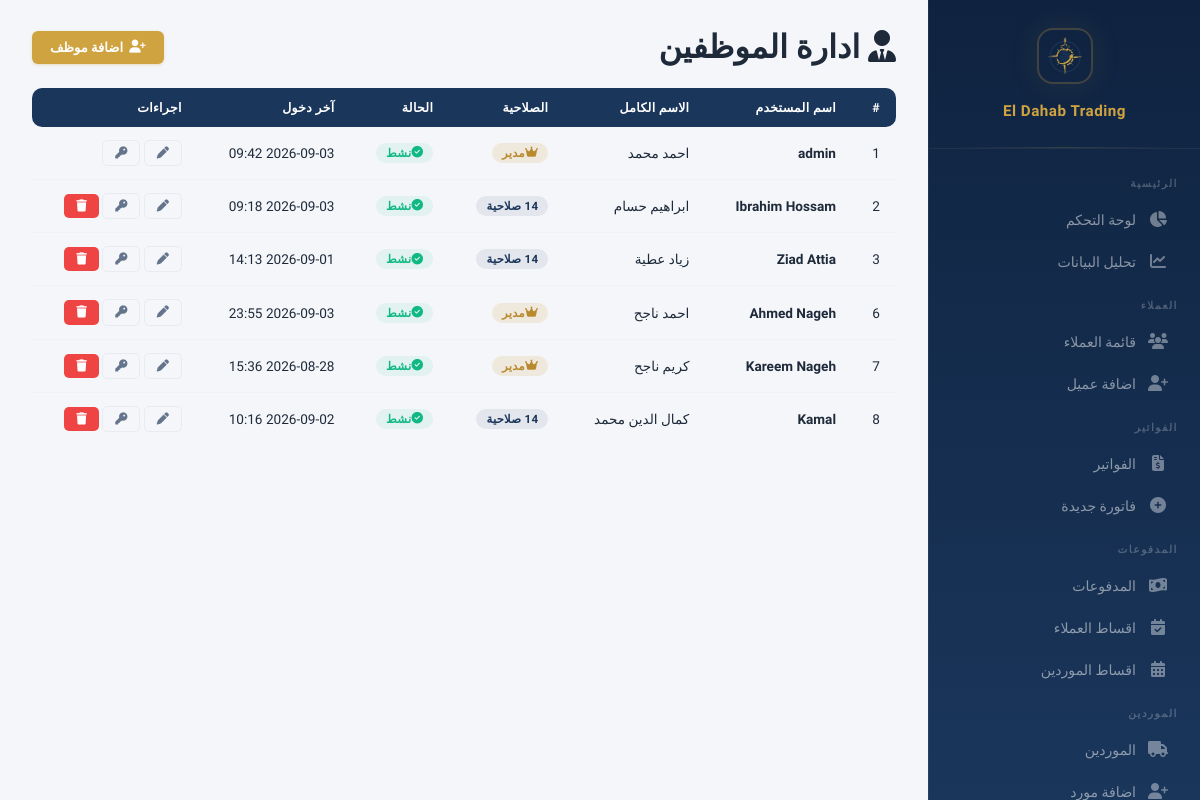
/employees (signed in), run on an earlier commit of the app's database.
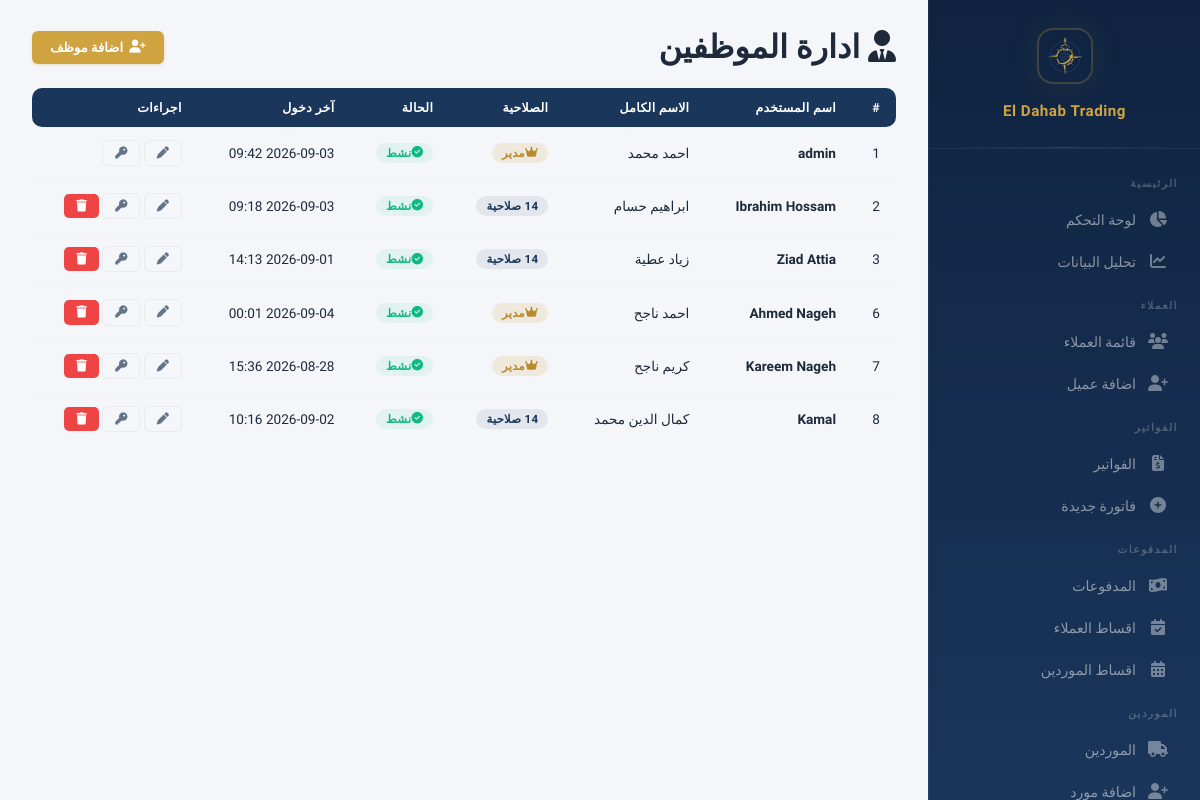
And on a later commit of the database.
### models.py (models this page shows, shortened)
class User(db.Model):
    __tablename__ = 'users'
    id = db.Column(db.Integer, primary_key=True)
    username = db.Column(db.String(80), unique=True, nullable=False)
    password_hash = db.Column(db.String(256), nullable=False)
    full_name = db.Column(db.String(200))
    is_admin = db.Column(db.Boolean, default=False)
    is_active = db.Column(db.Boolean, default=True)
    created_at = db.Column(db.DateTime, default=datetime.utcnow)
    last_login = db.Column(db.DateTime)
    permissions = db.relationship('UserPermission', backref='user', lazy=True, cascade='all, delete-orphan')
    def has_permission(self, page):
        if self.is_admin:
            return True
        return any(p.page == page for p in self.permissions)

### app.py (the view)
@app.route('/employees')
@login_required
def employees_list():
    if not current_user().is_admin:
        flash('ليس لديك صلاحية', 'danger')
        return redirect(url_for('dashboard'))
    users = User.query.order_by(User.id).all()
    return render_template('employees_list.html', users=users, PAGES=PAGES)

### app.py (called while the page is built)
@app.context_processor
def inject_payment_methods():
    return {'PAYMENT_METHODS': PAYMENT_METHODS}

@app.before_request
def check_session_expiry():
    if 'user_id' in session and session.get('expires_at'):
        if datetime.utcnow().timestamp() > session['expires_at']:
            session.clear()
            flash('انتهت الجلسة، يرجى تسجيل الدخول مرة اخرى', 'warning')
            return redirect(url_for('login'))

@app.context_processor
def inject_user():
    if not hasattr(g, 'current_user'):
        g.current_user = db.session.get(User, session['user_id']) if 'user_id' in session else None
    return dict(current_user=g.current_user)

def current_user():
    if 'user_id' in session:
        return User.query.get(session['user_id'])
    return None

### templates/employees_list.html (shortened to what this page needs)
{% extends "base.html" %}
{% block content %}
<div class="page-header" style="display:flex;justify-content:space-between;align-items:center;flex-wrap:wrap;gap:12px;">
    <h1><i class="fa-solid fa-user-tie"></i> ادارة الموظفين</h1>
    <a href="{{ url_for('employee_add') }}" class="btn btn-gold"><i class="fa-solid fa-user-plus"></i> اضافة موظف</a>
</div>
<div class="table-responsive">
    <table class="table">
        <thead>
            <tr>
                <th>#</th>
                <th>اسم المستخدم</th>
                <th>الاسم الكامل</th>
                <th>الصلاحية</th>
                <th>الحالة</th>
                <th>آخر دخول</th>
                <th>اجراءات</th>
            </tr>
        </thead>
        <tbody>
            {% for u in users %}
            <tr>
                <td>{{ u.id }}</td>
                <td><strong>{{ u.username }}</strong></td>
                <td>{{ u.full_name or '-' }}</td>
                <td>
                    {% if u.is_admin %}
                        <span class="badge badge-gold"><i class="fa-solid fa-crown"></i> مدير</span>
                    {% else %}
                        <span class="badge badge-navy">{{ u.permissions | length }} صلاحية</span>
                    {% endif %}
                </td>
                <td>
                    {% if u.is_active %}
                        <span class="badge badge-success"><i class="fa-solid fa-check-circle"></i> نشط</span>
                    {% else %}
                        <span class="badge badge-danger"><i class="fa-solid fa-ban"></i> معطل</span>
                    {% endif %}
                </td>
                <td>{{ u.last_login.strftime('%Y-%m-%d %H:%M') if u.last_login else 'لم يسجل دخول' }}</td>
                <td>
                    <div class="action-buttons">
                        <a href="{{ url_for('employee_edit', user_id=u.id) }}" class="btn btn-sm btn-outline" title="تعديل">
                            <i class="fa-solid fa-pen"></i>
                        </a>
                        <a href="{{ url_for('employee_permissions', user_id=u.id) }}" class="btn btn-sm btn-outline" title="الصلاحيات">
                            <i class="fa-solid fa-key"></i>
                        </a>
                        {% if u.username != 'admin' %}
                        <form method="POST" action="{{ url_for('employee_delete', user_id=u.id) }}" style="display:inline;" onsubmit="return confirm('هل انت متاكد من حذف هذا الموظف؟')">
                            <button type="submit" class="btn btn-sm btn-danger" title="حذف"><i class="fa-solid fa-trash"></i></button>
                        </form>
                        {% endif %}
                    </div>
                </td>
            </tr>
            {% endfor %}
        </tbody>
    </table>
</div>
{% endblock %}

### templates/base.html (shortened to what this page needs)
<!DOCTYPE html>
<html lang="ar" dir="rtl">
<head>
    <link rel="stylesheet" href="https://cdnjs.cloudflare.com/ajax/libs/font-awesome/6.5.1/css/all.min.css">
    <link rel="stylesheet" href="{{ url_for('static', filename='css/style.css') }}">
</head>
<body>
    <div class="app-layout">
        <nav class="sidebar" id="sidebar">
            <div class="sidebar-header">
                <img src="{{ url_for('static', filename='logo.png') }}" alt="Logo">
                <h2>El Dahab Trading</h2>
            </div>
            <div class="sidebar-nav">
                {% if current_user.is_admin or current_user.has_permission('dashboard') %}
                <div class="nav-section">الرئيسية</div>
                <a href="{{ url_for('dashboard') }}" class="nav-link {% if request.endpoint == 'dashboard' %}active{% endif %}">
                    <span class="icon"><i class="fas fa-chart-pie"></i></span> لوحة التحكم
                </a>
                {% endif %}
                {% if current_user.is_admin or current_user.has_permission('analytics') %}
                <a href="{{ url_for('analytics') }}" class="nav-link {% if request.endpoint == 'analytics' %}active{% endif %}">
                    <span class="icon"><i class="fas fa-chart-line"></i></span> تحليل البيانات
                </a>
                {% endif %}
                {% if current_user.is_admin or current_user.has_permission('customers') or current_user.has_permission('customer_add') %}
                <div class="nav-section">العملاء</div>
                {% if current_user.is_admin or current_user.has_permission('customers') %}
                <a href="{{ url_for('customers_list') }}" class="nav-link {% if 'customer' in request.endpoint %}active{% endif %}">
                    <span class="icon"><i class="fas fa-users"></i></span> قائمة العملاء
                </a>
                {% endif %}
                {% if current_user.is_admin or current_user.has_permission('customer_add') %}
                <a href="{{ url_for('customer_add') }}" class="nav-link">
                    <span class="icon"><i class="fas fa-user-plus"></i></span> اضافة عميل
                </a>
                {% endif %}
                {% endif %}
                {% if current_user.is_admin or current_user.has_permission('invoices') or current_user.has_permission('invoice_add') %}
                <div class="nav-section">الفواتير</div>
                {% if current_user.is_admin or current_user.has_permission('invoices') %}
                <a href="{{ url_for('invoices_list') }}" class="nav-link {% if 'invoice' in request.endpoint %}active{% endif %}">
                    <span class="icon"><i class="fas fa-file-invoice-dollar"></i></span> الفواتير
                </a>
                {% endif %}
                {% if current_user.is_admin or current_user.has_permission('invoice_add') %}
                <a href="{{ url_for('invoice_add') }}" class="nav-link">
                    <span class="icon"><i class="fas fa-plus-circle"></i></span> فاتورة جديدة
                </a>
                {% endif %}
                {% endif %}
                {% if current_user.is_admin or current_user.has_permission('payments') or current_user.has_permission('installments_list') or current_user.has_permission('supplier_installments_list') %}
                <div class="nav-section">المدفوعات</div>
                {% if current_user.is_admin or current_user.has_permission('payments') %}
                <a href="{{ url_for('payments_list') }}" class="nav-link {% if 'payment' in request.endpoint and 'supplier' not in request.endpoint %}active{% endif %}">
                    <span class="icon"><i class="fas fa-money-bill-wave"></i></span> المدفوعات
                </a>
                {% endif %}
                {% if current_user.is_admin or current_user.has_permission('installments_list') %}
                <a href="{{ url_for('installments_list') }}" class="nav-link {% if 'installment' in request.endpoint and 'supplier' not in request.endpoint %}active{% endif %}">
                    <span class="icon"><i class="fas fa-calendar-check"></i></span> اقساط العملاء
                </a>
                {% endif %}
                {% if current_user.is_admin or current_user.has_permission('supplier_installments_list') %}
                <a href="{{ url_for('supplier_installments_list') }}" class="nav-link {% if 'supplier_installment' in request.endpoint %}active{% endif %}">
                    <span class="icon"><i class="fas fa-calendar-alt"></i></span> اقساط الموردين
                </a>
                {% endif %}
                {% endif %}
                {% if current_user.is_admin or current_user.has_permission('suppliers') or current_user.has_permission('supplier_add') %}
                <div class="nav-section">الموردين</div>
                {% if current_user.is_admin or current_user.has_permission('suppliers') %}
                <a href="{{ url_for('suppliers_list') }}" class="nav-link {% if 'supplier' in request.endpoint and 'payment' not in request.endpoint %}active{% endif %}">
                    <span class="icon"><i class="fas fa-truck"></i></span> الموردين
                </a>
                {% endif %}
                {% if current_user.is_admin or current_user.has_permission('supplier_add') %}
                <a href="{{ url_for('supplier_add') }}" class="nav-link">
                    <span class="icon"><i class="fas fa-user-plus"></i></span> اضافة مورد
                </a>
                {% endif %}
                {% endif %}
            </div>
        </nav>
        <main class="main-content">
            <div class="content-area">
                {% block content %}{% endblock %}
            </div>
        </main>
    </div>
</body>
</html>

What changed in the data, as far as the page shows it:
changed User "Ahmed Nageh": last_login "2026-09-03 23:55" → "2026-09-04 00:01"
